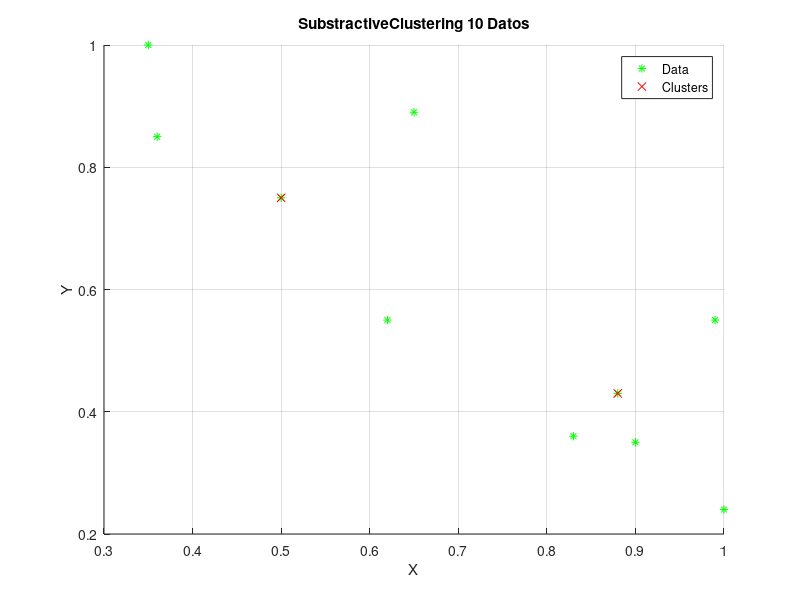

Write the MATLAB code that produced this figure.
close all;
clear all;
clc;

Datos=[0.36 0.85; 0.65 0.89; 0.62 0.55; 0.50 0.75; 0.35 1.00;... 
    0.90 0.35; 1.00 0.24; 0.99 0.55; 0.83 0.36; 0.88 0.43];
r1=1;
r2=1.5*r1;
Di=zeros(1,10);
Di2=zeros(1,10);

for n=1:10
    for k=1:10
        distancia=sqrt((abs(Datos(n,1)-Datos(k,1))^2)+(abs(Datos(n,2)-Datos(k,2))^2));
        Di(n)=Di(n)+exp(-(distancia/(r1/2)^2));
    end
end
m=max(Di);
pos=find(Di==m);

for n=1:10
    for k=1:10
        distancia=sqrt((abs(Datos(n,1)-Datos(k,1))^2)+(abs(Datos(n,2)-Datos(k,2))^2));
        Di(n)=Di(n)+exp(-(distancia/(r1/2)^2));
    end
        distancia2=sqrt((abs(Datos(n,1)-Datos(pos,1))^2)+(abs(Datos(n,2)-Datos(pos,2))^2));
        Di2(n)=Di(n)-m*exp(-(distancia2/(r2/2)^2));
end

m2=max(Di2);
pos2=find(Di2==m2);

figure(1)
grid on;
hold on;
title('SubstractiveClustering 10 Datos')
plot(Datos(:,1),Datos(:,2),'*g');
plot(Datos(pos,1),Datos(pos,2),'xr');
plot(Datos(pos2,1),Datos(pos2,2),'xr');
legend('Data','Clusters')
xlabel('X');
ylabel('Y');
hold off;

